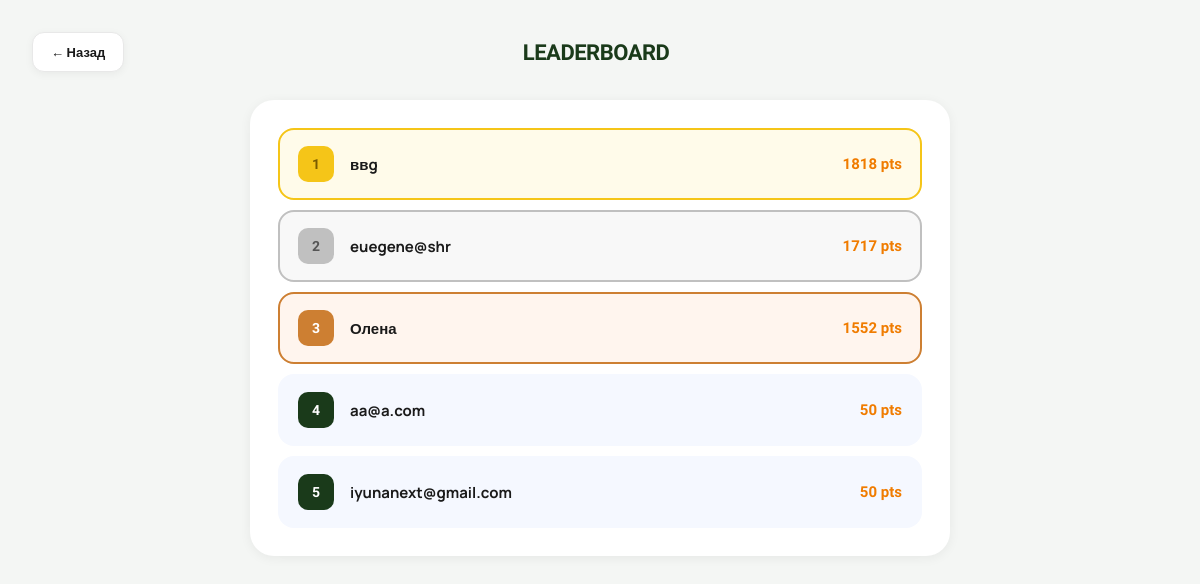
Page /rating/leaderboard/ on the committed database.
### rating/models.py (models this page shows, shortened)
class UserRating(models.Model):
    user = models.OneToOneField(User, on_delete=models.CASCADE, related_name="rating")
    total_points = models.FloatField(default=0)
    streak_days = models.IntegerField(default=0)
    last_completed_date = models.DateField(null=True, blank=True)

### users/models.py (models this page shows)
class User(AbstractUser):
    email = models.EmailField(unique=True)
    total_points = models.IntegerField(default=0)
    coins = models.IntegerField(default=100)  # added this for coin sysytem
    USERNAME_FIELD = "email"
    REQUIRED_FIELDS = ['username']

### rating/views.py (the view)
# urls.py: path("leaderboard/", leaderboard_view, name="leaderboard"),
def leaderboard_view(request):
    top_users = UserRating.objects.select_related("user") \
        .order_by("-total_points")[:10]
    return render(request, "rating/leaderboard.html", {
        "top_users": top_users
    })

### rating/templates/rating/leaderboard.html (shortened to what this page needs)
<!DOCTYPE html>
<html lang="uk">
<head>
</head>
<body>
<div class="page-header">
  <a href="{% url 'rating:my_rating' %}" class="back-btn">← Назад</a>
  <div class="page-title">LEADERBOARD</div>
</div>
<div class="board-card">
  {% for user_rating in top_users %}
    <div class="board-row
      {% if forloop.counter == 1 %}gold
      {% elif forloop.counter == 2 %}silver
      {% elif forloop.counter == 3 %}bronze
      {% endif %}
    ">
      <div class="rank-badge">{{ forloop.counter }}</div>
      <div class="board-username">{{ user_rating.user.username }}</div>
      <div class="board-pts">{{ user_rating.total_points|floatformat:0 }} pts</div>
    </div>
  {% empty %}
    <div class="empty-msg">Поки що немає даних 🙌</div>
  {% endfor %}
</div>
</body>
</html>

### rating/templates/rating/leaderboard.html (style rules this page uses)
:root { --green-dark: #1a3a1a; --green-mid: #2d5a2d; --orange: #f07c00; --bg: #f4f6f4; --text-dark: #1a1a1a; --text-muted: #888; --border: #e8e8e8; }
* { margin: 0; padding: 0; box-sizing: border-box; }
body { font-family: 'Manrope', sans-serif; background: var(--bg); color: var(--text-dark); min-height: 100vh; padding: 32px; }
.page-header { display: flex; align-items: center; justify-content: space-between; margin-bottom: 28px; }
.back-btn { display: flex; align-items: center; gap: 8px; padding: 10px 18px; background: white; border: 1px solid var(--border); border-radius: 12px; text-decoration: none; color: var(--text-dark); font-size: 13px; font-weight: 700; transition: all 0.2s; box-shadow: 0 2px 8px rgba(0,0,0,0.05); }
.page-title { font-family: 'Unbounded', sans-serif; font-size: 22px; font-weight: 900; color: var(--green-dark); letter-spacing: -0.5px; }
.board-card { background: white; border-radius: 24px; padding: 28px; box-shadow: 0 2px 12px rgba(0,0,0,0.06); max-width: 700px; margin: 0 auto; animation: slideUp 0.4s ease; }
.board-row { display: flex; align-items: center; gap: 16px; padding: 16px 18px; border-radius: 16px; margin-bottom: 10px; border: 2px solid transparent; transition: all 0.2s; background: #f5f8ff; }
.board-row:last-child { margin-bottom: 0; }
.board-row.gold { background: #fffbea; border-color: #f5c518; }
.board-row.silver { background: #f8f8f8; border-color: #c0c0c0; }
.board-row.bronze { background: #fff5ee; border-color: #cd7f32; }
.rank-badge { width: 36px; height: 36px; border-radius: 10px; display: flex; align-items: center; justify-content: center; font-family: 'Unbounded', sans-serif; font-size: 14px; font-weight: 900; flex-shrink: 0; }
.gold .rank-badge { background: #f5c518; color: #7a5c00; }
.silver .rank-badge { background: #c0c0c0; color: #555; }
.bronze .rank-badge { background: #cd7f32; color: white; }
.board-row:not(.gold):not(.silver):not(.bronze) .rank-badge { background: var(--green-dark); color: white; }
.board-username { flex: 1; font-size: 15px; font-weight: 700; color: var(--text-dark); }
.board-pts { font-family: 'Unbounded', sans-serif; font-size: 15px; font-weight: 700; color: var(--orange); }

### rows in the picture
UserRating: user.username "ввg", total_points "1818"
UserRating: user.username "euegene@shr", total_points "1717"
UserRating: user.username "Олена", total_points "1552"
UserRating: user.username "aa@a.com", total_points "50"
UserRating: user.username "iyunanext@gmail.com", total_points "50"
